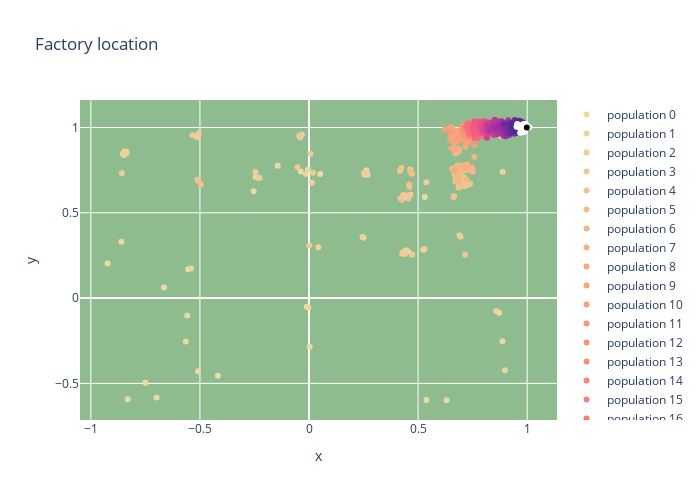

The code cell stored with this chart in its notebook:
### Markdown cell above
__Graficzna reprezentacja ewolucji__

### Code cell
X, Y = generations[:,:,0].flatten(), generations[:,:,1].flatten()

layout = go.Layout(width=700, height=500,
                    title='Factory location',
                    xaxis_title='x',
                    yaxis_title='y',
                    plot_bgcolor='DarkSeaGreen')
fig = go.Figure(layout=layout)

colorscale = sample_colorscale('Agsunset', list(np.linspace(0, 1, len(generations))))
colorscale.reverse()
colorscale[-1]='white'
for i, pop in enumerate(generations):
    fig.add_trace(go.Scatter(x=pop[:,0], y=pop[:,1], mode='markers',
                  name=f'population {i}', 
                  marker=dict(size=6,
                  color=colorscale[i])))
fig.add_trace(go.Scatter(x=[result[0]], y=[result[1]], mode='markers',
                  name=f'best', 
                  marker=dict(size=6,
                  color='black')))
fig.show()
